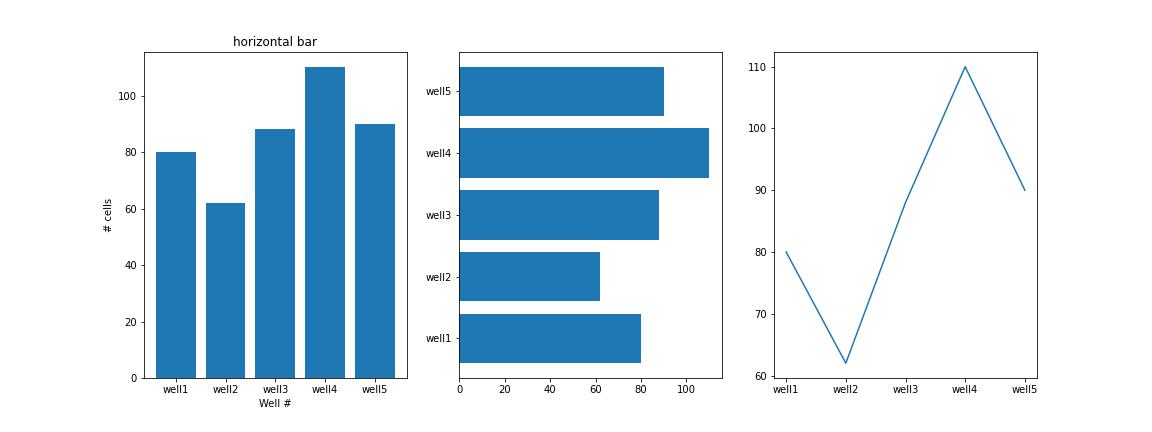
#> input picture images/my_plot.jpg, 1152 x 432 px
$ python '9_image processing using opencv.py'
#> lines starting #> are read from the running program, lines starting #| are printed output that depends on the picture
#!/usr/bin/env python3
# -*- coding: utf-8 -*-
"""
Created on Mon Aug 29 16:02:32 2022

@author: timjim
"""

import cv2
img = cv2.imread("images/my_plot.jpg", 1)
#> img is the input picture: shape (432, 1152, 3); mean B, G, R 237.2, 225.8, 208.4

resized = cv2.resize(img, None, fx=2, fy=2, interpolation = cv2.INTER_CUBIC)

cv2.imshow("original pic", img)
cv2.imshow("resized pic", resized)
cv2.waitKey(0)
cv2.destroyAllWindows()


import cv2

grey_img = cv2.imread("images/my_plot.jpg", 0)
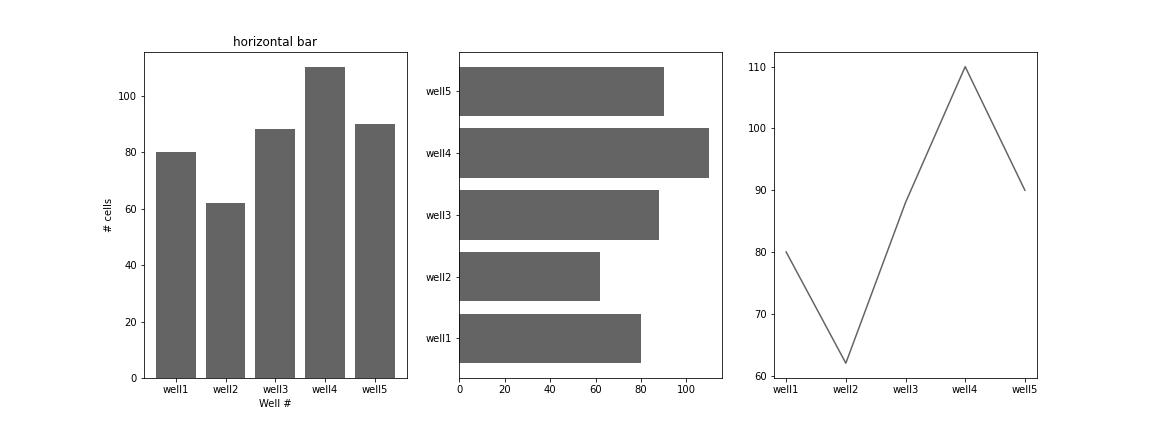
#> grey_img: shape (432, 1152); min 0, max 255, mean 222
img = cv2.imread("images/my_plot.jpg", 1)   #Color is BGR not RGB

print(img.shape)
#| (432, 1152, 3)
print("Top left", img[0,0])    #Top left pixel
#| Top left [255 255 255]
print("Top right", img[0, 432])  # Top right
#| Top right [255 255 255]
print("Bottom Left", img[430, 0]) # Bottom left
#| Bottom Left [255 255 255]
print("Bottom right", img[430, 1150])  # Bottom right
#| Bottom right [255 255 255]


cv2.imshow("color pic", img)
cv2.waitKey(0)
cv2.destroyAllWindows()


#Split and merging channels
#Show individual color channels in the image
blue = img[:, :, 0]   #Show only blue pic. (BGR so B=0)
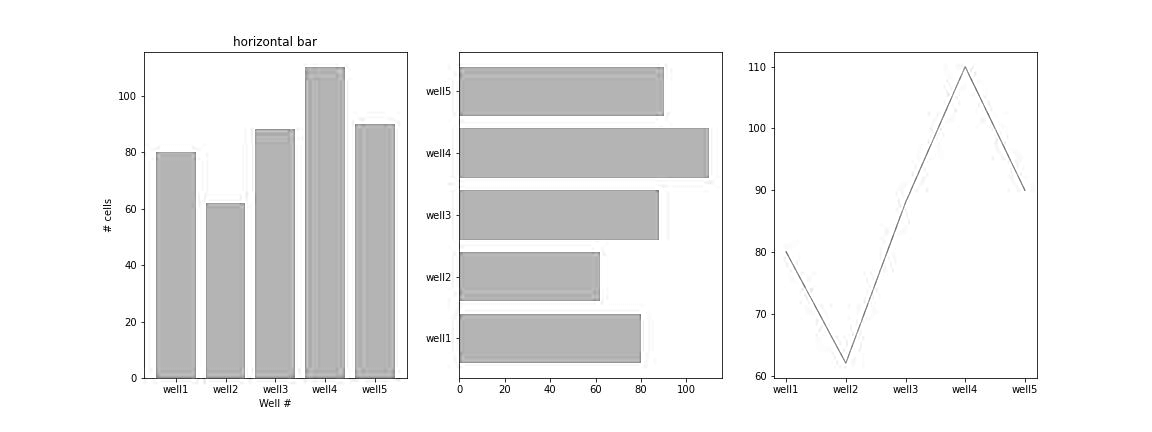
#> blue: shape (432, 1152); min 0, max 255, mean 237.2
green = img[:, :, 1]  #Show only green pixels
red = img[:, :, 2]  #red only
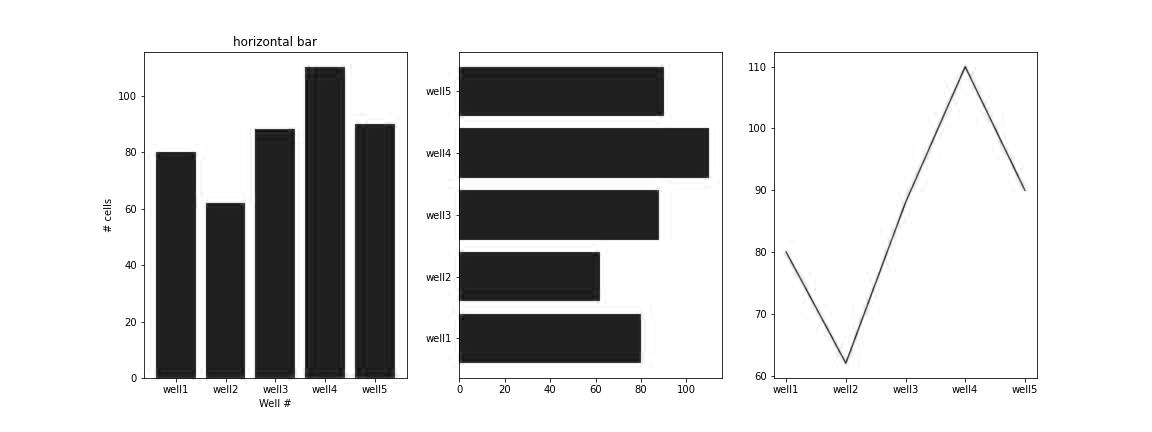
#> red: shape (432, 1152); min 0, max 255, mean 208.4


cv2.imshow("red pic", red)
cv2.waitKey(0)
cv2.destroyAllWindows()


#Or split all channels at once

b,g,r = cv2.split(img)

cv2.imshow("green pic", g)
cv2.waitKey(0)
cv2.destroyAllWindows()

img_merged = cv2.merge((b,g,r))

cv2.imshow("merged pic", img_merged)
cv2.waitKey(0)
cv2.destroyAllWindows()


import cv2

img = cv2.imread("images/Osteosarcoma_01.tif", 0)
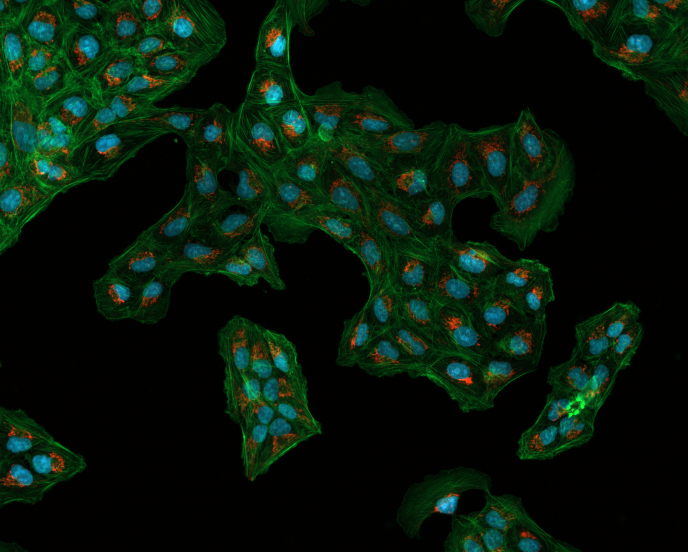
#> input picture images/Osteosarcoma_01.tif, 1376 x 1104 px (shown at 1/2 size)
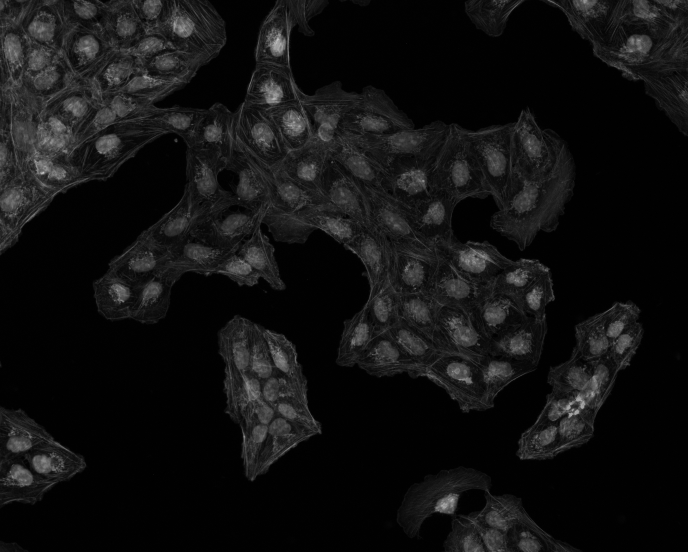
#> img: shape (1104, 1376) (shown at 1/2 size); min 0, max 255, mean 17.4
edges = cv2.Canny(img,100,200)   #Image, min and max values
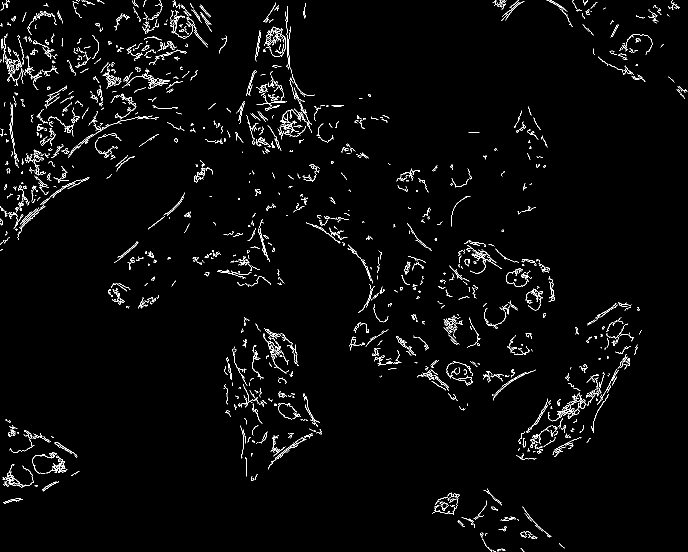
#> edges: shape (1104, 1376) (shown at 1/2 size); 2.4% white in thin lines or dots

cv2.imshow("Original Image", img)
cv2.imshow("Canny", edges)

cv2.waitKey(0)
cv2.destroyAllWindows()
